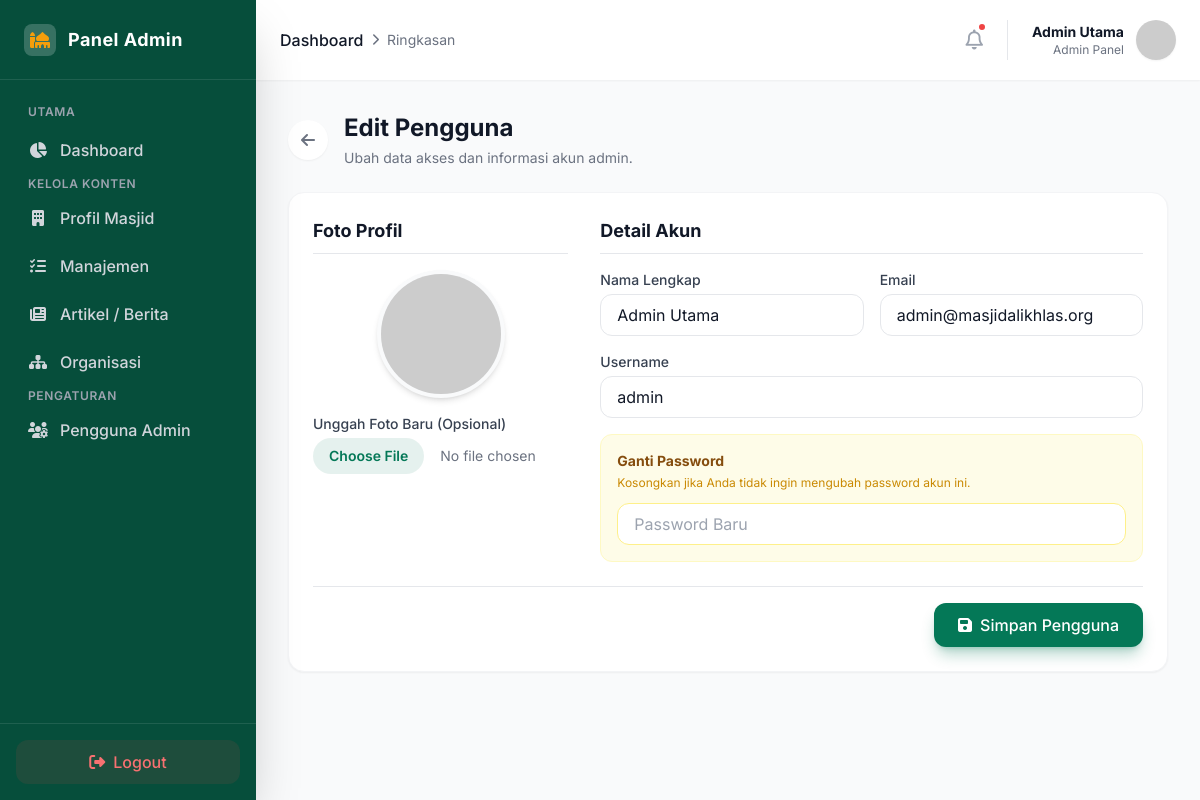
The app's page /admin/users_edit.php?id=1 (signed in) with its own data.
### tables this page shows
CREATE TABLE IF NOT EXISTS `users` (
  `id` int(11) NOT NULL AUTO_INCREMENT,
  `name` varchar(100) NOT NULL,
  `username` varchar(50) NOT NULL,
  `email` varchar(100) NOT NULL,
  `password` varchar(255) NOT NULL,
  `image` varchar(255) DEFAULT NULL,
  `created_at` timestamp NOT NULL DEFAULT current_timestamp(),
  PRIMARY KEY (`id`),
  UNIQUE KEY `username` (`username`),
  UNIQUE KEY `email` (`email`)
);

### models/User.php (called while the page is built, shortened)
<?php
class User {
    private $pdo;
    public function __construct($pdo) {
        $this->pdo = $pdo;
    }
    public function getById($id) {
        $stmt = $this->pdo->prepare("SELECT * FROM users WHERE id = :id LIMIT 1");
        $stmt->execute(['id' => $id]);
        return $stmt->fetch();
    }
}
?>

### admin/users_edit.php (the view, shortened to what this page needs)
<?php
require_once '../config/database.php';
require_once '../models/User.php';
$userModel = new User($pdo);
$id = $_GET['id'];
$adminUser = $userModel->getById($id);
require_once '../includes/admin_header.php';
?>
<div class="mb-6 flex items-center gap-4">
    <a href="users.php" class="w-10 h-10 bg-white rounded-full flex items-center justify-center text-gray-500 hover:text-mosque-primary shadow-sm transition-colors">
        <i class="fa-solid fa-arrow-left"></i>
    </a>
    <div>
        <h1 class="text-2xl font-bold text-gray-900">Edit Pengguna</h1>
        <p class="text-gray-500 text-sm mt-1">Ubah data akses dan informasi akun admin.</p>
    </div>
</div>
<div class="bg-white rounded-2xl shadow-sm border border-gray-100 p-6">
    <form action="users_edit.php?id=<?php echo $id; ?>" method="POST" enctype="multipart/form-data" class="space-y-6">
        <div class="grid grid-cols-1 md:grid-cols-3 gap-8">
            <div class="md:col-span-1 space-y-4">
                <h3 class="text-lg font-bold text-gray-900 border-b pb-2">Foto Profil</h3>
                <div class="flex flex-col items-center">
                    <div class="w-32 h-32 rounded-full overflow-hidden border-4 border-gray-50 shadow-md mb-4 bg-gray-100">
                        <?php if(!empty($adminUser->image)): ?>
                            <img src="<?php echo htmlspecialchars(resolve_image_url($adminUser->image, true)); ?>" alt="Profile" class="w-full h-full object-cover" id="preview-image">
                        <?php else: ?>
                            <img src="https://ui-avatars.com/api/?name=<?php echo urlencode($adminUser->name); ?>&background=047857&color=fff" alt="Profile" class="w-full h-full object-cover" id="preview-image">
                        <?php endif; ?>
                    </div>
                    <div class="w-full">
                        <label class="block text-sm font-medium text-gray-700 mb-1">Unggah Foto Baru (Opsional)</label>
                        <input type="file" name="image" accept="image/*" class="w-full text-sm text-gray-500 file:mr-4 file:py-2 file:px-4 file:rounded-full file:border-0 file:text-sm file:font-semibold file:bg-mosque-primary/10 file:text-mosque-primary hover:file:bg-mosque-primary/20">
                    </div>
                </div>
            </div>
            <div class="md:col-span-2 space-y-4">
                <h3 class="text-lg font-bold text-gray-900 border-b pb-2">Detail Akun</h3>
                <div class="grid grid-cols-1 md:grid-cols-2 gap-4">
                    <div>
                        <label class="block text-sm font-medium text-gray-700 mb-1">Nama Lengkap</label>
                        <input type="text" name="name" value="<?php echo htmlspecialchars($adminUser->name); ?>" required class="w-full px-4 py-2 border border-gray-200 rounded-xl focus:ring-2 focus:ring-mosque-primary/20 focus:border-mosque-primary outline-none transition-all">
                    </div>
                    <div>
                        <label class="block text-sm font-medium text-gray-700 mb-1">Email</label>
                        <input type="email" name="email" value="<?php echo htmlspecialchars($adminUser->email); ?>" required class="w-full px-4 py-2 border border-gray-200 rounded-xl focus:ring-2 focus:ring-mosque-primary/20 focus:border-mosque-primary outline-none transition-all">
                    </div>
                </div>
                <div>
                    <label class="block text-sm font-medium text-gray-700 mb-1">Username</label>
                    <input type="text" name="username" value="<?php echo htmlspecialchars($adminUser->username); ?>" required class="w-full px-4 py-2 border border-gray-200 rounded-xl focus:ring-2 focus:ring-mosque-primary/20 focus:border-mosque-primary outline-none transition-all">
                </div>
                <div class="p-4 bg-yellow-50 rounded-xl border border-yellow-100 mt-6">
                    <label class="block text-sm font-bold text-yellow-800 mb-1">Ganti Password</label>
                    <p class="text-xs text-yellow-600 mb-3">Kosongkan jika Anda tidak ingin mengubah password akun ini.</p>
                    <input type="password" name="password" placeholder="Password Baru" class="w-full px-4 py-2 border border-yellow-200 rounded-xl focus:ring-2 focus:ring-yellow-400/20 focus:border-yellow-400 outline-none transition-all">
                </div>
            </div>
        </div>
        <div class="pt-4 border-t flex justify-end">
            <button type="submit" class="bg-mosque-primary hover:bg-mosque-dark text-white font-medium py-2.5 px-6 rounded-xl transition-colors flex items-center gap-2 shadow-lg shadow-mosque-primary/30">
                <i class="fa-solid fa-save"></i> Simpan Pengguna
            </button>
        </div>
    </form>
</div>
<?php require_once '../includes/admin_footer.php'; ?>

### records on screen
users: name "Admin Utama", email "admin@masjidalikhlas.org", username "admin"

### other values on screen
$_SESSION['user_name'] "Admin Utama"
